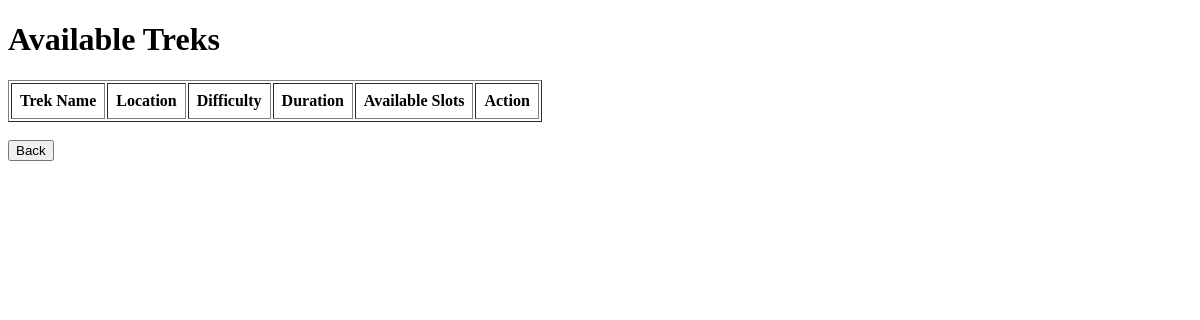
The page /treks (signed in) on the database as committed earlier.
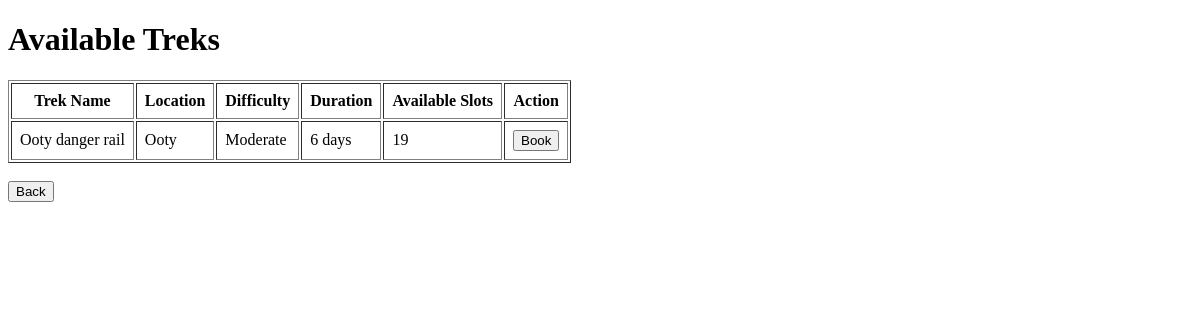
The same page on the database as committed later.
### models.py (models this page shows)
class Trek(db.Model):
    id = db.Column(db.Integer, primary_key=True)
    trek_name = db.Column(db.String(100), nullable=False)
    location = db.Column(db.String(100), nullable=False)
    difficulty = db.Column(db.String(20), nullable=False)
    duration = db.Column(db.String(30), nullable=False)
    available_slots = db.Column(db.Integer, nullable=False)
    assigned_staff = db.Column(db.Integer)
    status = db.Column(db.String(20), default="Open")
    description = db.Column(db.String(300))
    bookings = db.relationship("Booking", backref="trek", lazy=True)

### app.py (the view)
@app.route("/treks")
def treks():
    if "user_id" not in session or session["role"] != "trekker":
        return redirect("/login")
    treks = Trek.query.all()
    return render_template(
        "trekker_treks.html",
        treks=treks
    )

### templates/trekker_treks.html (shortened to what this page needs)
<!DOCTYPE html>
<html>
<head>
</head>
<body>
<h1>Available Treks</h1>
<table border="1" cellpadding="8">
<tr>
    <th>Trek Name</th>
    <th>Location</th>
    <th>Difficulty</th>
    <th>Duration</th>
    <th>Available Slots</th>
    <th>Action</th>
</tr>
{% for trek in treks %}
<tr>
<td>{{ trek.trek_name }}</td>
<td>{{ trek.location }}</td>
<td>{{ trek.difficulty }}</td>
<td>{{ trek.duration }}</td>
<td>{{ trek.available_slots }}</td>
<td>
{% if trek.status == "Open" %}
    <a href="/book_trek/{{ trek.id }}">
        <button>Book</button>
    </a>
{% else %}
    Closed
{% endif %}
</td>
</tr>
{% endfor %}
</table>
<br>
<a href="/login">
    <button>Back</button>
</a>
</body>
</html>

Rows that differ between the two databases and show on the page:
added Trek: trek_name "Ooty danger rail", location "Ooty", difficulty "Moderate", duration "6 days", available_slots "19"
